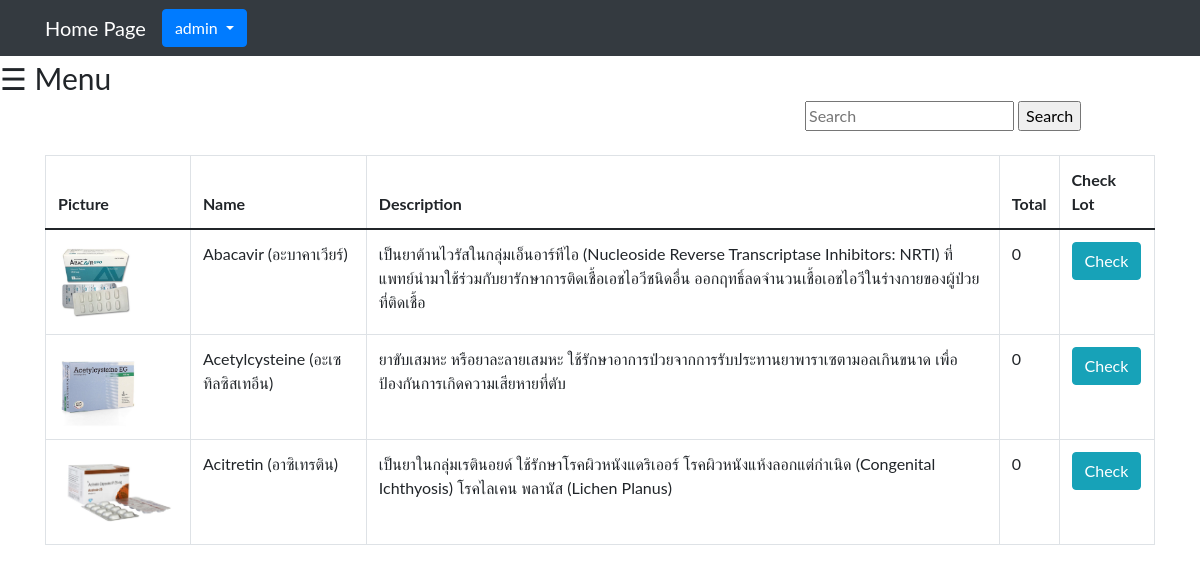
The page /Medsearch.php (signed in) on the database its author committed.
### tables this page shows
CREATE TABLE `tbl_med` (
  `MedId` int(11) NOT NULL,
  `MedName` varchar(255) DEFAULT NULL,
  `MedCate` varchar(255) DEFAULT NULL,
  `MedVolumn` varchar(255) DEFAULT NULL,
  `MedUnit` varchar(255) DEFAULT NULL,
  `MedPack` varchar(255) DEFAULT NULL,
  `MedPrice` varchar(255) DEFAULT NULL,
  `MedLow` int(11) DEFAULT NULL,
  `MedDes` varchar(255) DEFAULT NULL,
  `MedIndi` varchar(255) DEFAULT NULL,
  `MedType` varchar(255) DEFAULT NULL,
  `MedTotal` int(11) DEFAULT NULL,
  `MedPoint` int(11) DEFAULT NULL,
  `MedPath` varchar(255) DEFAULT NULL
);

### Medsearch.php (the view, shortened to what this page needs)
<?php
     include('Connect.php');
?>
<!DOCTYPE html>
<html lang="en">
<head>
    <nav class="navbar navbar-expand-sm navbar-dark bg-dark">
            <div class="container">
                <a href="main.php" class="navbar-brand">Home Page</a>
                <div id="navbar1" class="collapse navbar-collapse">
                    <div class="dropdown">
                        <div id="navbar1" class="collapse navbar-collapse">
                            <ul class="navbar-nav ms-auto">
                                <button class="btn btn-primary dropdown-toggle" type="button" id="dropdownMenuButton" data-toggle="dropdown" aria-haspopup="true" aria-expanded="false"
                                ><?php echo $_SESSION['StaffName'] ?>
                                </button>
                            </ul>
                        </div>
                    </div>
                </div>
            </div>
        </nav>
</head>
<body>
        <?php
            include('slidebar.php');
        ?>
        <div class="container">
            <div class="row">
                    <div class="col-md-4 ms-auto">
                        <form action="Medsearch.php" method="post">
                            <input type="text" name="textsearch" placeholder = "Search">
                            <input type="submit" name="submit" value="Search">
                        </form>
                    </div>
            </div>
        </div><br>
    <div class="container-sm">
        <table class="table table-bordered">
            <thead>
                <tr>
                    <th>Picture</th>
                    <th>Name</th>
                    <th>Description</th>
                    <th>Total</th>
                    <th>Check Lot</th>
                </tr>
            </thead>
            <tbody>
                <?php
                        $search = $_REQUEST['textsearch'];
                        $sql = "SELECT * FROM tbl_med WHERE MedId LIKE '%{$search}%' || MedName LIKE '%{$search}%' ";
                        $result = $conn->query($sql);
                        $data = array();
                        while($row = $result->fetch_assoc()) {
                            $data[] = $row;
                        }
                        foreach($data as $key => $Med){
                ?>
                    <tr>
                        <td><?php echo '<img src="upload/'.$Med['MedPath'].'" height = "80" widht = "80"/>';?></td>
                        <td><?php echo $Med["MedName"]; ?></td>
                        <td><?php echo $Med["MedDes"]; ?></td>
                        <td><?php echo $Med["MedTotal"]; ?></td>
                        <td><a href="Checklot.php?checklot=<?php echo $Med["MedId"];?>" class="btn btn-info">Check</a></td>
                    </tr>
                    <?php } ?>
            </tbody>
        </table>
    </div>
</body>
</html>

### slidebar.php (style rules this page uses)
body { font-family: "Lato", sans-serif; }

### rows shown on the page
tbl_med: MedPath (picture), MedName "Abacavir (อะบาคาเวียร์)", MedDes "เป็นยาต้านไวรัสในกลุ่มเอ็นอาร์ทีไอ (Nucleoside Reverse Transcriptase Inhibitors: NRTI) ที่แพทย์นำมาใช้ร่วมกับยารักษาการติดเชื้อเอชไอวีชนิดอื่น ออกฤทธิ์ลดจำนวนเชื้อเอชไอวีในร่างกายของผู้ป่วยที่ติดเชื้อ", MedTotal "0"
tbl_med: MedPath (picture), MedName "Acetylcysteine (อะเซทิลซิสเทอีน)", MedDes "ยาขับเสมหะ หรือยาละลายเสมหะ ใช้รักษาอาการป่วยจากการรับประทานยาพาราเซตามอลเกินขนาด เพื่อป้องกันการเกิดความเสียหายที่ตับ", MedTotal "0"
tbl_med: MedPath (picture), MedName "Acitretin (อาซิเทรติน)", MedDes "เป็นยาในกลุ่มเรตินอยด์ ใช้รักษาโรคผิวหนังแดริเออร์ โรคผิวหนังแห้งลอกแต่กำเนิด (Congenital Ichthyosis) โรคไลเคน พลานัส (Lichen Planus)", MedTotal "0"

### other values the page prints
$_SESSION['StaffName'] "admin"
